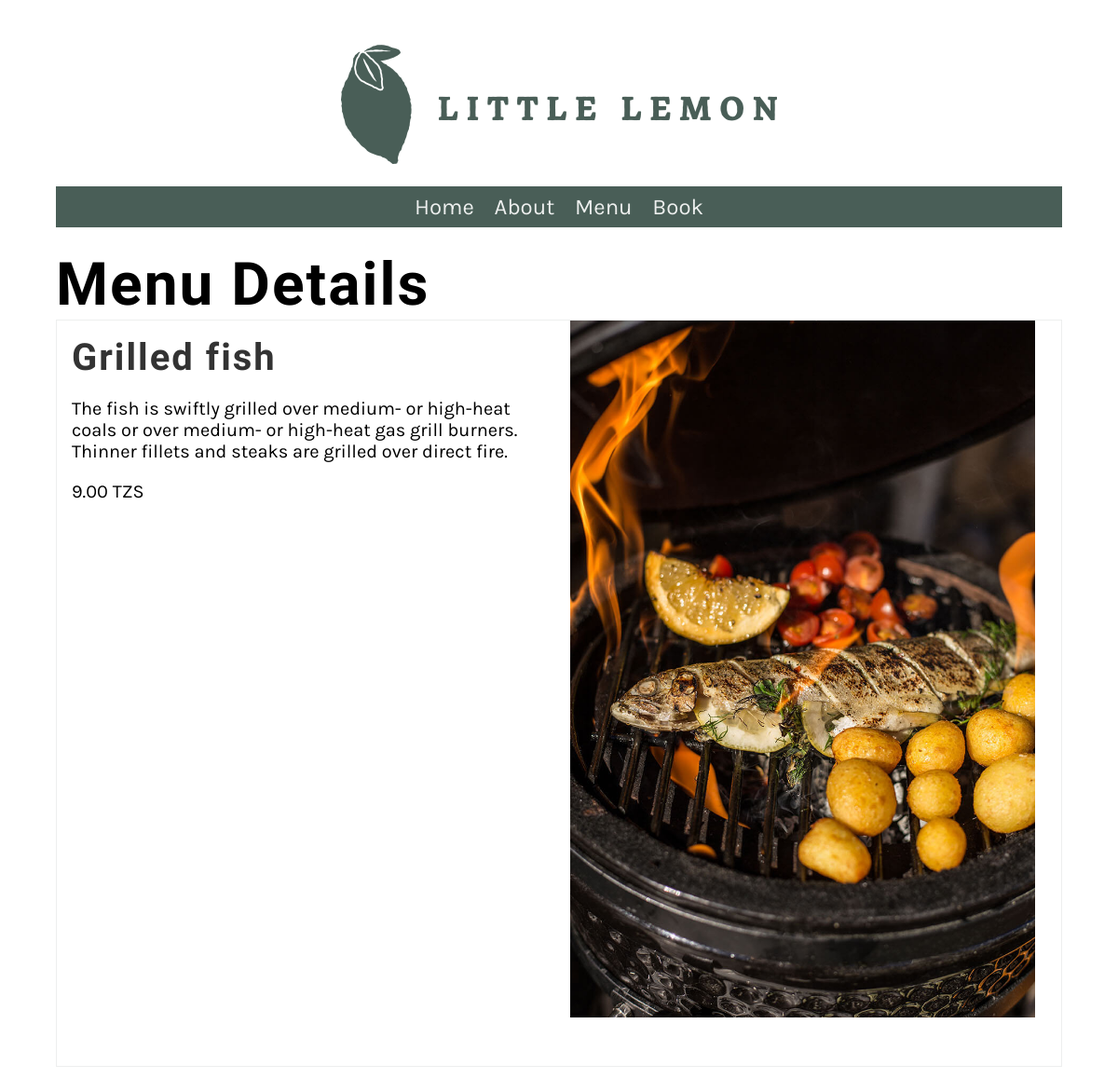
The page /menu_item/2 on the database as committed earlier.
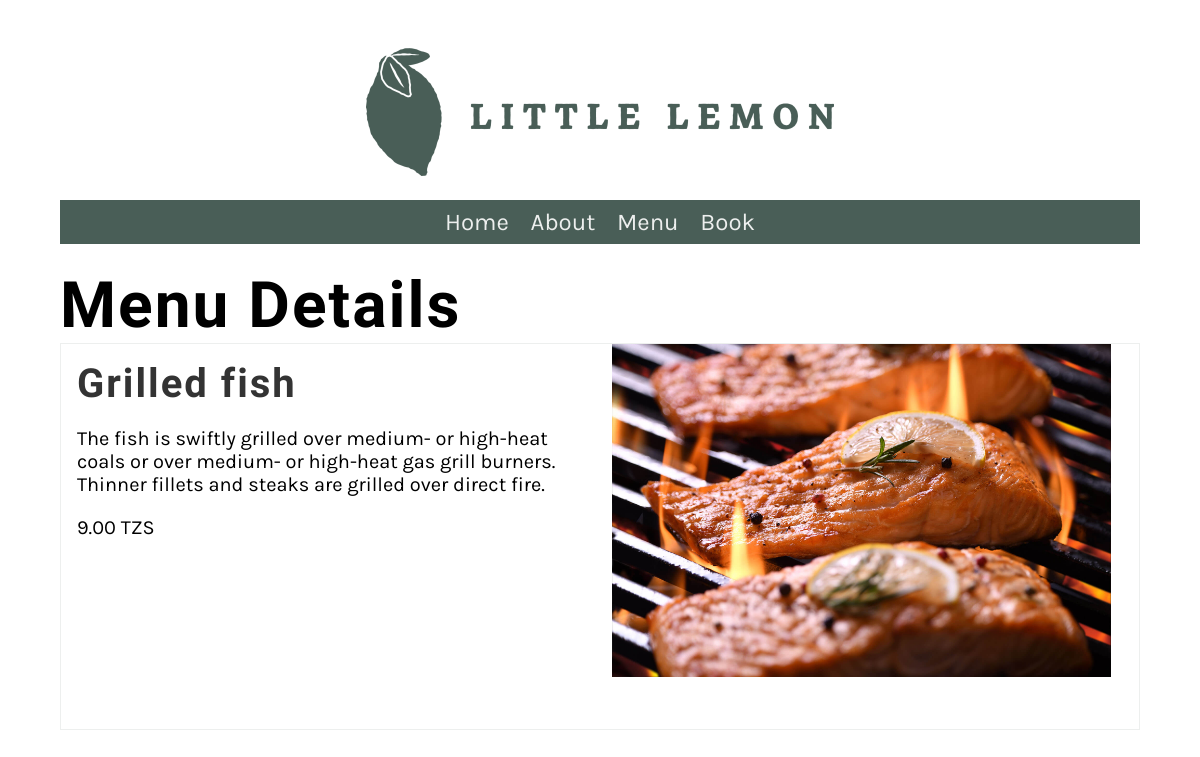
The same page on the database as committed later.
### restaurant/models.py (models this page shows, shortened)
class Menu(models.Model):
   name = models.CharField(max_length=255)
   price = models.IntegerField()
   description = models.CharField(max_length=1000, default='')
   photo = models.ImageField(upload_to='menu_photos/', default='')

### restaurant/views.py (the view)
# urls.py: path('menu_item/<int:pk>', views.display_menu_item, name="menu_item")
def display_menu_item(request, pk=None):
    if pk:
        menu_item = Menu.objects.get(pk=pk)
    else:
        menu_item = ""
    return render(request, 'menu_item.html', {'menu_item': menu_item})

### restaurant/templates/menu_item.html
{% extends 'base.html' %}
{% load static %}
{% block content %}
<h1>Menu Details</h1>
<article>
  <div class="row">
  <div class="column">
    <h2>{{ menu_item.name }}</h2>
    <p>{{ menu_item.description }}</p>
    <p>{{ menu_item.price }}.00 TZS</p>
  </div>
  <div class="column">
    <figure class="figure">
      <img src={{ menu_item.photo.url }}>
    </figure>
  </div>
</div>
</article>
{% endblock %}

Rows that differ between the two databases and show on the page:
changed Menu "Grilled fish": photo: a different picture
